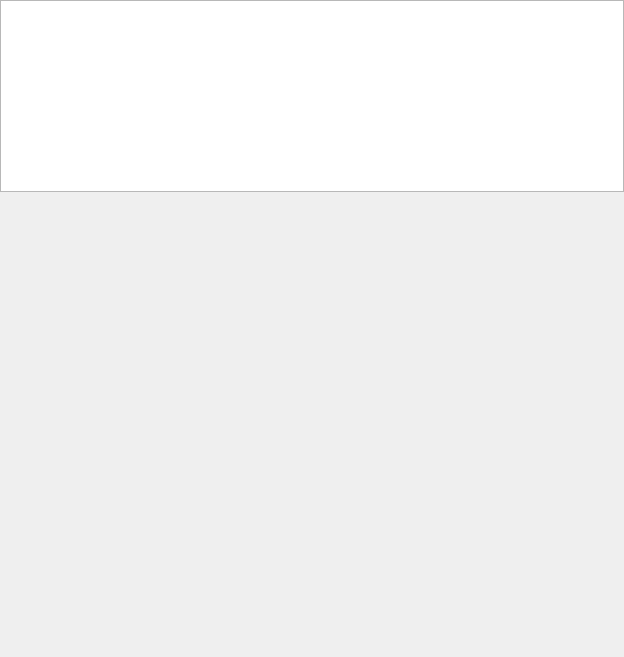
<?xml version="1.0" encoding="UTF-8"?>
<ui version="4.0">
 <class>MailInbox</class>
 <widget class="QWidget" name="MailInbox">
  <property name="geometry">
   <rect>
    <x>0</x>
    <y>0</y>
    <width>624</width>
    <height>657</height>
   </rect>
  </property>
  <property name="windowTitle">
   <string>Form</string>
  </property>
  <layout class="QVBoxLayout" name="verticalLayout">
   <property name="spacing">
    <number>0</number>
   </property>
   <property name="leftMargin">
    <number>0</number>
   </property>
   <property name="topMargin">
    <number>0</number>
   </property>
   <property name="rightMargin">
    <number>0</number>
   </property>
   <property name="bottomMargin">
    <number>0</number>
   </property>
   <item>
    <widget class="QSplitter" name="splitter">
     <property name="orientation">
      <enum>Qt::Vertical</enum>
     </property>
     <property name="handleWidth">
      <number>0</number>
     </property>
     <widget class="QTableView" name="inbox_table">
      <property name="sizePolicy">
       <sizepolicy hsizetype="Expanding" vsizetype="Expanding">
        <horstretch>0</horstretch>
        <verstretch>0</verstretch>
       </sizepolicy>
      </property>
      <property name="dragDropOverwriteMode">
       <bool>false</bool>
      </property>
      <property name="selectionBehavior">
       <enum>QAbstractItemView::SelectRows</enum>
      </property>
      <property name="iconSize">
       <size>
        <width>12</width>
        <height>12</height>
       </size>
      </property>
      <property name="sortingEnabled">
       <bool>true</bool>
      </property>
      <attribute name="horizontalHeaderCascadingSectionResizes">
       <bool>true</bool>
      </attribute>
      <attribute name="horizontalHeaderDefaultSectionSize">
       <number>24</number>
      </attribute>
      <attribute name="horizontalHeaderShowSortIndicator" stdset="0">
       <bool>true</bool>
      </attribute>
      <attribute name="horizontalHeaderStretchLastSection">
       <bool>true</bool>
      </attribute>
     </widget>
     <widget class="MailViewer" name="current_message" native="true">
      <property name="sizePolicy">
       <sizepolicy hsizetype="Preferred" vsizetype="Preferred">
        <horstretch>0</horstretch>
        <verstretch>75</verstretch>
       </sizepolicy>
      </property>
     </widget>
    </widget>
   </item>
  </layout>
 </widget>
 <customwidgets>
  <customwidget>
   <class>MailViewer</class>
   <extends>QWidget</extends>
   <header>Mail/MailViewer.hpp</header>
   <container>1</container>
  </customwidget>
 </customwidgets>
 <resources/>
 <connections/>
</ui>
